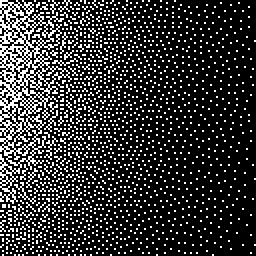
#> input picture network/tests/inpainting-mask.png, 128 x 128 px (shown 2 times larger); the run also reads 1 picture not shown here
$ jupyter execute --allow-errors FastInpainting.ipynb   (shell and % lines are left out)
#> lines starting #> are read from the running program, lines starting #| are printed output that depends on the picture; after the words box and inside, x2 and y2 are one past the last pixel; in counts of white or black regions, pixels touching at a corner belong together; long printed decimals are rounded
[cell 1]
#%matplotlib notebook
import matplotlib.pyplot as plt
import matplotlib.colors
import numpy as np
plt.rcParams['figure.figsize'] = [15, 7.5]

[cell 2]
import imageio
inputMask = imageio.imread("inpainting-mask.png")[:,:,0]/255.0
#> inputMask: shape (128, 128) float64; values 0 (black) and 1 (white), 19.6% white in thin lines or dots
print(inputMask.shape)
#| (128, 128)
inputNormals = imageio.imread("inpainting-normals.png").transpose((2,0,1))/255.0
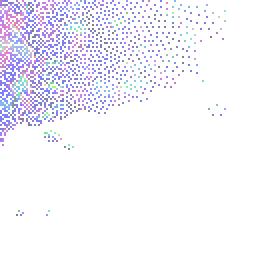
#> input picture network/tests/inpainting-normals.png, 128 x 128 px (shown 2 times larger)
print(inputNormals.shape)
#| (4, 128, 128)
print("min:", np.min(inputNormals[0:3,:,:]), ", max:", np.max(inputNormals[0:3,:,:]))
#| min: 0.0 , max: 0.9961

def show_image(axis, image, title=None):
    image = np.clip(image, 0, 1)
    normalize = matplotlib.colors.Normalize(vmin=0, vmax=1)
    if len(image.shape)==3: #rgb(a)
        if image.shape[0]==3 or image.shape[0]==4:
            axis.imshow(image[0:3,:,:].transpose(1,2,0)) #rgb(a)
        elif image.shape[0]==1:
            axis.imshow(image[0], norm=normalize, cmap='gray') #gray (unsqueezed)
    else:
        axis.imshow(image, norm=normalize, cmap='gray')
    if title is not None:
        axis.set_title(title)

fig, ax = plt.subplots(nrows=1, ncols=2)
show_image(ax[0], inputMask, "mask")
show_image(ax[1], inputNormals, "normals")
plt.rcParams['figure.figsize'] = [15, 7.5]

[cell 3]
# first version: assumes power-of-two size
def inpaint(mask, data, callback, minSize=1, _level=0):
    """
    mask: (H, W)
    data: (C, H, W)
    callback: function with callback(level, maskPre, dataPre, maskPost, dataPost)
    """
    H, W = mask.shape
    C, _, _ = data.shape
    if H<=minSize or W<=minSize:
        # end of recursion
        callback(_level, mask, data, mask, data)
        return mask, data
    if np.all(mask>0.5):
        # all pixels filled -> early termination
        callback(_level, mask, data, mask, data)
        return mask, data
    # downsample
    maskLow = np.zeros((H//2, W//2), dtype=mask.dtype)
    dataLow = np.zeros((C, H//2, W//2), dtype=data.dtype)
    for i in range(H//2):
        for j in range(W//2):
            N = 0
            d = np.zeros(C, dtype=data.dtype)
            for (ii,jj) in [(i*2,j*2), (i*2+1,j*2), (i*2,j*2+1), (i*2+1,j*2+1)]:
                if mask[ii,jj]>0.5:
                    N += 1
                    d += data[:,ii,jj]
            if N>0:
                maskLow[i,j] = 1
                dataLow[:,i,j] = d / N
    # recursion
    maskLow, dataLow = inpaint(maskLow, dataLow, callback, minSize, _level+1)
    # upsample
    maskHigh = np.zeros((H, W), dtype=mask.dtype)
    dataHigh = np.zeros((C, H, W), dtype=data.dtype)
    for i in range(H):
        for j in range(W):
            if mask[i,j]>0.5:
                # copy unchanged
                maskHigh[i,j] = 1
                dataHigh[:,i,j] = data[:,i,j]
            else:
                # interpolate from low resolution (bilinear)
                # get neighbors with weight
                nx = []
                nx += [(i//2, j//2, 0.75*0.75)]
                io = -1 if i%2==0 else +1
                jo = -1 if j%2==0 else +1
                nx += [(i//2+io, j//2, 0.25*0.75), (i//2, j//2+jo, 0.25*0.75)]
                nx += [(i//2+io, j//2+jo, 0.25*0.25)]
                # accumulate
                N = 0
                d = np.zeros(C, dtype=data.dtype)
                for (ii,jj,w) in nx:
                    if ii>=0 and jj>=0 and ii<H//2 and jj<W//2 and maskLow[ii,jj]>0.5:
                        N += w
                        d += w * dataLow[:,ii,jj]
                if N>0:
                    maskHigh[i,j] = 1
                    dataHigh[:,i,j] = d / N
    # notify callback
    callback(_level, mask, data, maskHigh, dataHigh)
    return maskHigh, dataHigh

[cell 4]
images = []
def callback(level, maskPre, dataPre, maskPost, dataPost):
    images.append((level, maskPre, dataPre, maskPost, dataPost))

inpaint(inputMask[:64,64:], inputNormals[...,:64,64:], callback)
#> after the loop in inpaint, `for i in range(H//2):`:
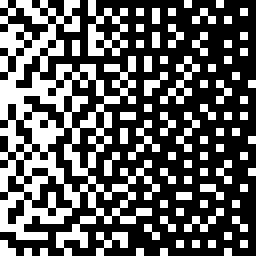
#> maskLow: shape (32, 32) float64 (shown 8 times larger); values 0 (black) and 1 (white), 36.8% white in thin lines or dots
numLevels = len(images)
#> numLevels = 4

fig, ax = plt.subplots(nrows=3, ncols=numLevels)
for (level, maskPre, dataPre, maskPost, dataPost) in images:
    show_image(ax[0,level], maskPre, "level %d"%level)
    show_image(ax[1,level], dataPre)
    #show_image(ax[2,level], maskPost)
    show_image(ax[2,level], dataPost)

    # Test: save
    cmap = plt.cm.gray
    norm = plt.Normalize(vmin=0, vmax=1)
    plt.imsave('inpainting-level%d-mask.png'%level, cmap(norm(maskPre)))
    plt.imsave('inpainting-level%d-pre.png'%level, dataPre.transpose(1,2,0))
    plt.imsave('inpainting-level%d-post.png'%level, dataPost.transpose(1,2,0))
#> this loop made 4 passes
#> level on passes 1 to 4: 3, 2, 1, 0

[cell 5]
# now impaint only valid areas
inputMask2 = inputNormals[3,:,:]
#> inputMask2: shape (128, 128) float64; values 0 (black) and 1 (white), 10.1% white in thin lines or dots, all inside (x1, y1, x2, y2) = (0, 0, 113, 108)

images = []
inpaint(inputMask2, inputNormals, callback)
numLevels = len(images)
#> numLevels = 8

fig, ax = plt.subplots(nrows=3, ncols=numLevels)
for (level, maskPre, dataPre, maskPost, dataPost) in images:
    show_image(ax[0,level], maskPre, "level %d"%level)
    show_image(ax[1,level], dataPre)
    #show_image(ax[2,level], maskPost)
    show_image(ax[2,level], dataPost)
#> this loop made 8 passes
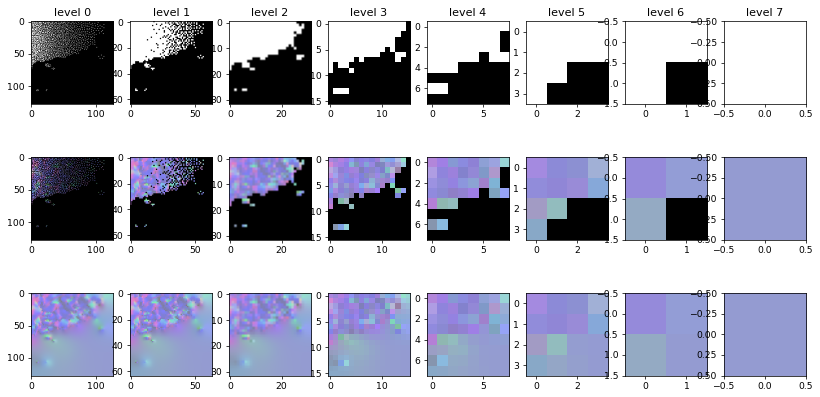
#> figure drawn by matplotlib, 24 panels

[cell 6]
# now extend the inpainting algorithm to non power-of-two sizes
def inpaint2(mask, data, callback, minSize=1, _level=0):
    """
    mask: (H, W)
    data: (C, H, W)
    callback: function with callback(level, maskPre, dataPre, maskPost, dataPost)
    """

    H, W = mask.shape
    oH, oW = H//2, W//2
    C, _, _ = data.shape
    if H<=minSize or W<=minSize:
        # end of recursion
        callback(_level, mask, data, mask, data)
        return mask, data
    if np.all(mask>0.5):
        # all pixels filled -> early termination
        callback(_level, mask, data, mask, data)
        return mask, data

    # helper for loop index calculations
    def start_index(a, b, c):
        return int(np.floor(a*c/b))
    def end_index(a, b, c):
        return int(np.ceil((a+1)*c/b))

    # downsample
    maskLow = np.zeros((oH, oW), dtype=mask.dtype)
    dataLow = np.zeros((C, oH, oW), dtype=data.dtype)
    for i in range(oH):
        for j in range(oW):
            N = 0
            d = np.zeros(C, dtype=data.dtype)
            for ii in range(start_index(i, oH, H), end_index(i, oH, H)):
                for jj in range(start_index(j, oW, W), end_index(j, oW, W)):
                    if mask[ii,jj]>0.5:
                        N += 1
                        d += data[:,ii,jj]
            if N>0:
                maskLow[i,j] = 1
                dataLow[:,i,j] = d / N
    # recursion
    maskLow, dataLow = inpaint2(maskLow, dataLow, callback, minSize, _level+1)
    # upsample
    maskHigh = np.zeros((H, W), dtype=mask.dtype)
    dataHigh = np.zeros((C, H, W), dtype=data.dtype)
    for i in range(H):
        for j in range(W):
            if mask[i,j]>0.5:
                # copy unchanged
                maskHigh[i,j] = 1
                dataHigh[:,i,j] = data[:,i,j]
            else:
                # interpolate from low resolution (bilinear)
                # get neighbors with weight
                nx = []
                nx += [(i//2, j//2, 0.75*0.75)]
                io = -1 if i%2==0 else +1
                jo = -1 if j%2==0 else +1
                nx += [(i//2+io, j//2, 0.25*0.75), (i//2, j//2+jo, 0.25*0.75)]
                nx += [(i//2+io, j//2+jo, 0.25*0.25)]
                # accumulate
                N = 0
                d = np.zeros(C, dtype=data.dtype)
                for (ii,jj,w) in nx:
                    if ii>=0 and jj>=0 and ii<oH and jj<oW and maskLow[ii,jj]>0.5:
                        N += w
                        d += w * dataLow[:,ii,jj]
                if N>0:
                    maskHigh[i,j] = 1
                    dataHigh[:,i,j] = d / N
    # notify callback
    callback(_level, mask, data, maskHigh, dataHigh)
    return maskHigh, dataHigh

[cell 7]
# test that it still works
inputMask2 = inputNormals[3,:,:]

images = []
inpaint2(inputMask2, inputNormals, callback)
numLevels = len(images)

fig, ax = plt.subplots(nrows=3, ncols=numLevels)
for (level, maskPre, dataPre, maskPost, dataPost) in images:
    show_image(ax[0,level], maskPre, "level %d"%level)
    show_image(ax[1,level], dataPre)
    #show_image(ax[2,level], maskPost)
    show_image(ax[2,level], dataPost)

[cell 8]
# test non-power of two sizes
startX, endX = 20, 111
startY, endY = 13, 97
inputMask3 = inputNormals[3,startX:endX,startY:endY]
#> inputMask3: shape (91, 84) float64; values 0 (black) and 1 (white), 9.9% white in thin lines or dots
inputNormals3 = inputNormals[:,startX:endX,startY:endY]

images = []
inpaint2(inputMask3, inputNormals3, callback)
numLevels = len(images)
#> numLevels = 6

fig, ax = plt.subplots(nrows=3, ncols=numLevels)
for (level, maskPre, dataPre, maskPost, dataPost) in images:
    show_image(ax[0,level], maskPre, "level %d"%level)
    show_image(ax[1,level], dataPre)
    #show_image(ax[2,level], maskPost)
    show_image(ax[2,level], dataPost)
#> this loop made 6 passes

[cell 9]
# test if information bleeds over corners

S = 16
fig, ax = plt.subplots(nrows=S-4, ncols=3, figsize=(6,2*(S-4)))
for sep in range(2,S-2):
    mask = (np.random.rand(S,S) > 0.9) * 1.0
    mask[:,sep-1:sep+2].fill(1)
    data = np.zeros((3,S,S), dtype=mask.dtype)
    data[0,:,sep].fill(1)
    data[1,:,:sep].fill(1)
    data[2,:,sep+1:].fill(1)
    data = data * mask[np.newaxis,:,:]

    images = []
    _, result = inpaint2(mask, data, callback)

    show_image(ax[sep-2,0], mask, "mask" if sep==2 else None)
    show_image(ax[sep-2,1], data, "data" if sep==2 else None)
    show_image(ax[sep-2,2], result, "result" if sep==2 else None)

    #save images
    if sep==6:
        cmap = plt.cm.gray
        plt.imsave('inpainting-error-mask.png', cmap(mask))
        plt.imsave('inpainting-error-data.png', data.transpose(1,2,0))
        plt.imsave('inpainting-error-result.png', result.transpose(1,2,0))

[cell 10]
# now we extend it to fractional masks
def inpaintFractional(mask, data, callback, minSize=1, _level=0):
    """
    mask: (H, W)
    data: (C, H, W)
    callback: function with callback(level, maskPre, dataPre, maskPost, dataPost)
    """

    H, W = mask.shape
    oH, oW = H//2, W//2
    C, _, _ = data.shape
    if H<=minSize or W<=minSize:
        # end of recursion
        callback(_level, mask, data, mask, data)
        return mask, data

    # helper for loop index calculations
    def start_index(a, b, c):
        return int(np.floor(a*c/b))
    def end_index(a, b, c):
        return int(np.ceil((a+1)*c/b))

    # downsample
    maskLow = np.zeros((oH, oW), dtype=mask.dtype)
    dataLow = np.zeros((C, oH, oW), dtype=data.dtype)
    for i in range(oH):
        for j in range(oW):
            N = 0
            N2 = 0
            Count = 0
            d = np.zeros(C, dtype=data.dtype)
            for ii in range(start_index(i, oH, H), end_index(i, oH, H)):
                for jj in range(start_index(j, oW, W), end_index(j, oW, W)):
                    #N += mask[ii,jj]
                    N2 += mask[ii,jj]
                    N = max(N, mask[ii,jj])
                    d += mask[ii,jj] * data[:,ii,jj]
                    Count += 1
            if N>0:
                maskLow[i,j] = N
                #maskLow[i,j] = N2 / Count
                dataLow[:,i,j] = d / N2
    # recursion
    maskLow, dataLow = inpaintFractional(maskLow, dataLow, callback, minSize, _level+1)
    # upsample
    maskHigh = np.zeros((H, W), dtype=mask.dtype)
    dataHigh = np.zeros((C, H, W), dtype=data.dtype)
    for i in range(H):
        for j in range(W):
            # interpolate from low resolution (bilinear)
            # get neighbors with weight
            nx = []
            nx += [(i//2, j//2, 0.75*0.75)]
            io = -1 if i%2==0 else +1
            jo = -1 if j%2==0 else +1
            nx += [(i//2+io, j//2, 0.25*0.75), (i//2, j//2+jo, 0.25*0.75)]
            nx += [(i//2+io, j//2+jo, 0.25*0.25)]
            # accumulate
            N = 0
            d = np.zeros(C, dtype=data.dtype)
            WW = 0
            for (ii,jj,w) in nx:
                if ii>=0 and jj>=0 and ii<oH and jj<oW:
                    N += w * maskLow[ii,jj]
                    d += w * maskLow[ii,jj] * dataLow[:,ii,jj]
                    WW += w
            # blend with original data
            maskHigh[i,j] = mask[i,j]
            dataHigh[:,i,j] = mask[i,j] * data[:,i,j]
            if N>0:
                maskHigh[i,j] += (1-mask[i,j]) * N / WW
                dataHigh[:,i,j] += (1-mask[i,j]) * d / N
    # notify callback
    callback(_level, mask, data, maskHigh, dataHigh)
    return maskHigh, dataHigh

[cell 11]
# test non-power of two sizes
startX, endX = 20, 81
startY, endY = 13, 67
inputMask4 = inputNormals[3,startX:endX,startY:endY]
#> inputMask4: shape (61, 54) float64; values 0 (black) and 1 (white), 20.1% white in thin lines or dots
inputNormals4 = inputNormals[:,startX:endX,startY:endY]
inputMask4 = np.clip(0.9 * inputMask4 + 0.5 * np.random.rand(*inputMask4.shape), 0, 1)

images = []
_, inputNormalsInpainted = inpaint2(inputMask4, inputNormals4, callback)

images = []
inpaintFractional(inputMask4, inputNormals4, callback)
numLevels = len(images)

fig, ax = plt.subplots(nrows=5, ncols=numLevels, figsize=(18,18))
for (level, maskPre, dataPre, maskPost, dataPost) in images:
    show_image(ax[0,level], maskPre, "level %d"%level)
    show_image(ax[1,level], dataPre)
    show_image(ax[2,level], maskPost)
    show_image(ax[3,level], dataPost)

images = []
inpaint2(inputMask4, inputNormals4, callback)
for (level, maskPre, dataPre, maskPost, dataPost) in images:
    show_image(ax[4,level], dataPost)
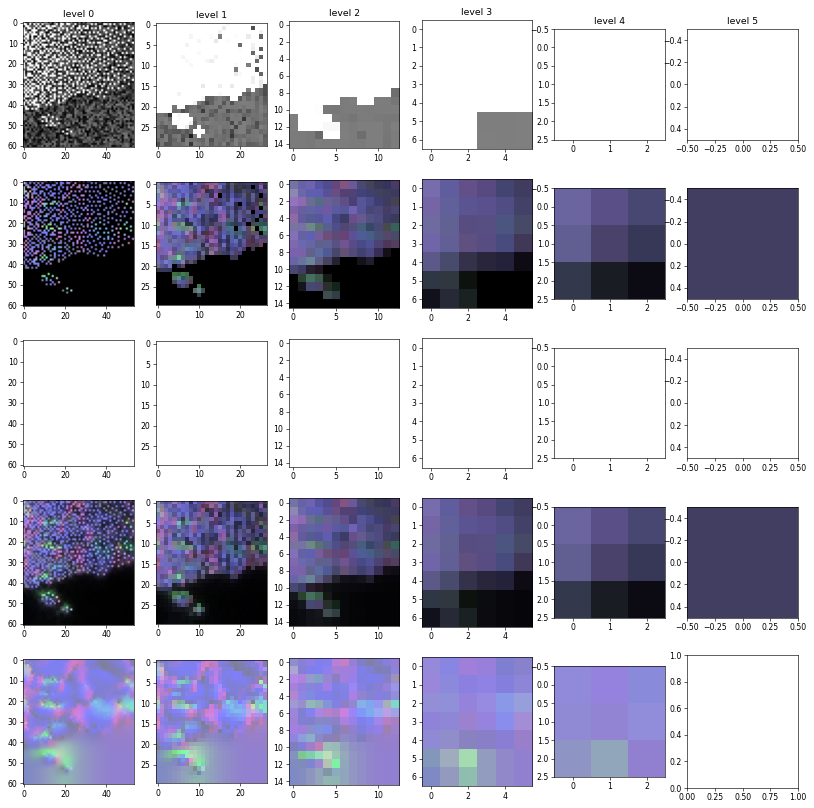
#> figure drawn by matplotlib, 29 panels

[cell 12]
# load test data for adaptive bluring
downsample = 1/4
from skimage import transform
bonsaiData = transform.rescale(imageio.imread("BonsaiData.png")/255.0, downsample).transpose((2,0,1))
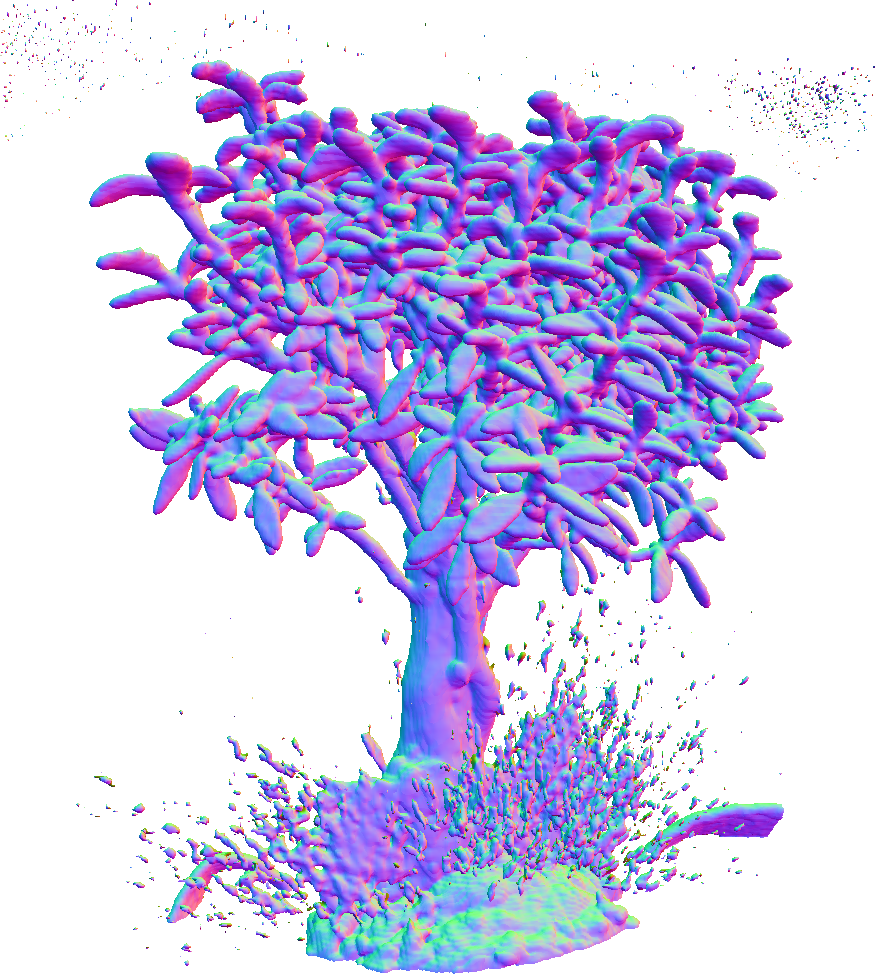
#> input picture network/tests/BonsaiData.png, 875 x 974 px
bonsaiMask1 = transform.rescale(imageio.imread("BonsaiMask1.png")/255.0, downsample)[:,:,0]
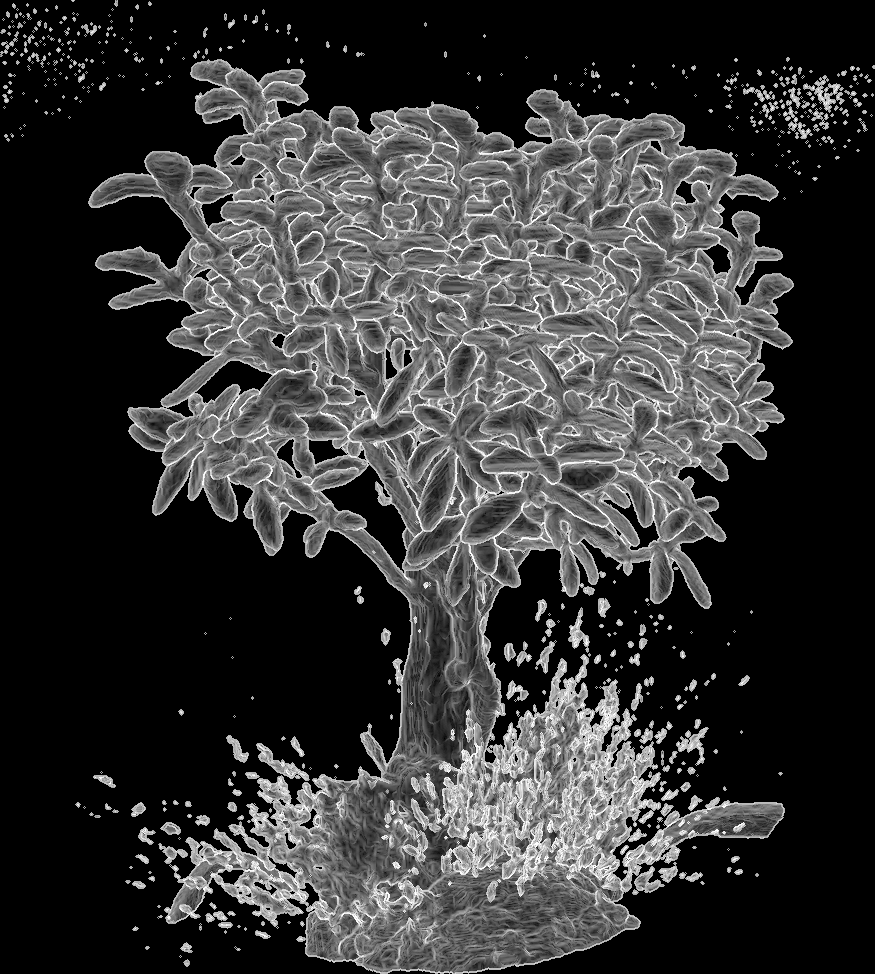
#> input picture network/tests/BonsaiMask1.png, 875 x 974 px
bonsaiMask2 = transform.rescale(imageio.imread("BonsaiMask2.png")/255.0, downsample)[:,:,0]
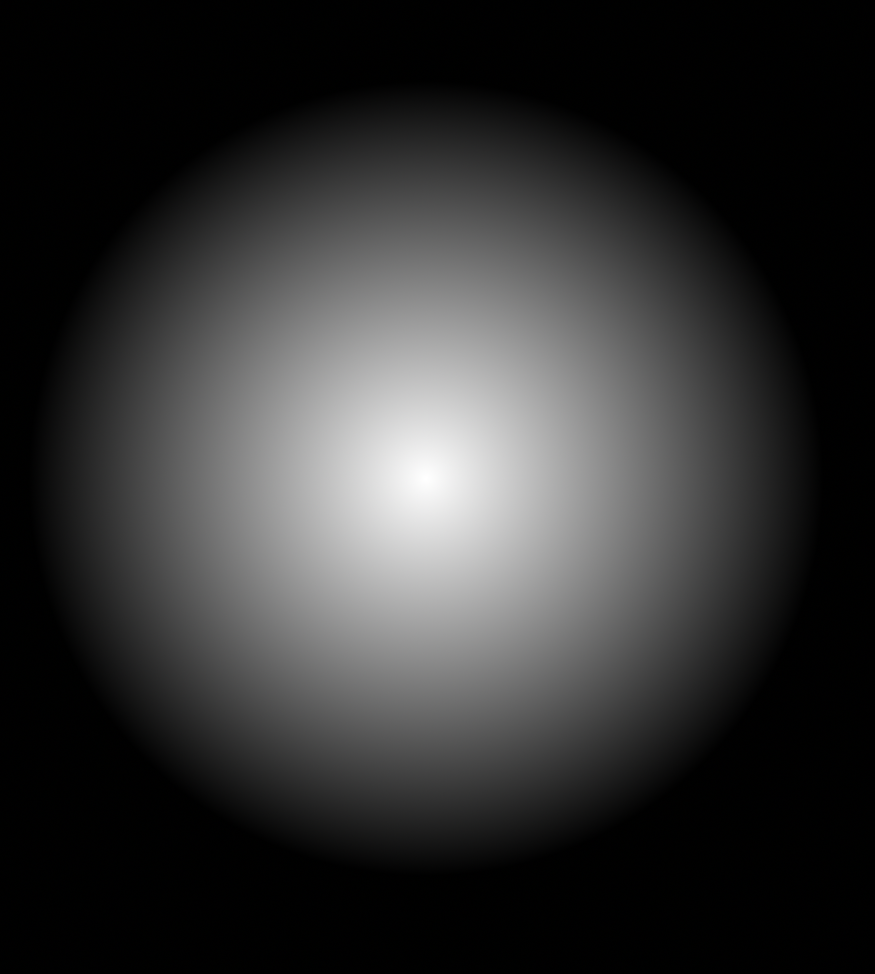
#> input picture network/tests/BonsaiMask2.png, 875 x 974 px

[cell 13]
# test adaptive smoothing
minValue = 0.05
bonsaiMask1_scaled = (bonsaiMask1 / np.max(bonsaiMask1)) * (1-minValue) + minValue
bonsaiMask2_scaled = (bonsaiMask2 / np.max(bonsaiMask2)) * (1-minValue) + minValue

images = []
_, bonsaiSmooth1 = inpaintFractional(bonsaiMask1_scaled, bonsaiData, callback)
#> after the loop in inpaintFractional (call 7), `for i in range(oH):`:
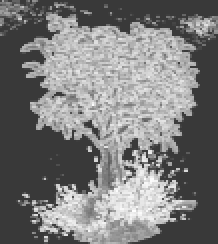
#> maskLow: shape (122, 109) float64 (shown 2 times larger); min 0.225, max 1, mean 0.484
#> after the loop in inpaintFractional (call 9), `for i in range(oH):`:
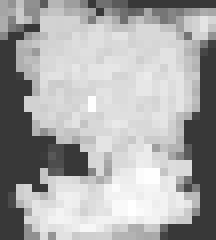
#> maskLow: shape (30, 27) float64 (shown 8 times larger); min 0.225, max 1, mean 0.667
images = []
_, bonsaiSmooth2 = inpaintFractional(bonsaiMask2_scaled, bonsaiData, callback)
#> after the loop in inpaintFractional (call 16), `for i in range(oH):`:
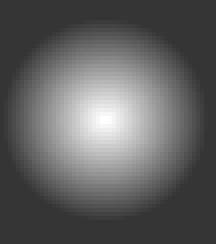
#> maskLow: shape (61, 54) float64 (shown 4 times larger); min 0.209, max 1, mean 0.38

[cell 14]
fig, ax = plt.subplots(nrows=2, ncols=3)#, figsize=(18,12))
show_image(ax[0,0], bonsaiData, "input data")
show_image(ax[0,1], bonsaiMask1_scaled, "mask 1")
show_image(ax[0,2], bonsaiMask2_scaled, "mask 2")
show_image(ax[1,0], np.zeros(bonsaiData.shape, dtype=bonsaiData.dtype))
show_image(ax[1,1], bonsaiSmooth1, "smoothed 1")
show_image(ax[1,2], bonsaiSmooth2, "smoothed 2")

cmap = plt.cm.gray
plt.imsave('inpainting-bonsai-mask.png', cmap(bonsaiMask2_scaled))
#> (the rest of this cell did not finish here and is left out)

[cell 15]
# test adaptive smoothing on a real example
EjectaData = imageio.imread("TestSmoothingInput.png").transpose((2,0,1))/255.0
#> (the rest of this cell did not finish here and is left out)

#> (a cell that did not finish here is left out)

[cell 17]
leftX = 550; rightX = 650;
#> after `leftX = 550`: leftX = 550
lowerY = 600; upperY = 680;
fig, ax = plt.subplots(nrows=1, ncols=3, figsize=(18,5))
show_image(ax[0], EjectaData[:, lowerY:upperY, leftX:rightX], "input data")
#> (the rest of this cell did not finish here and is left out)
